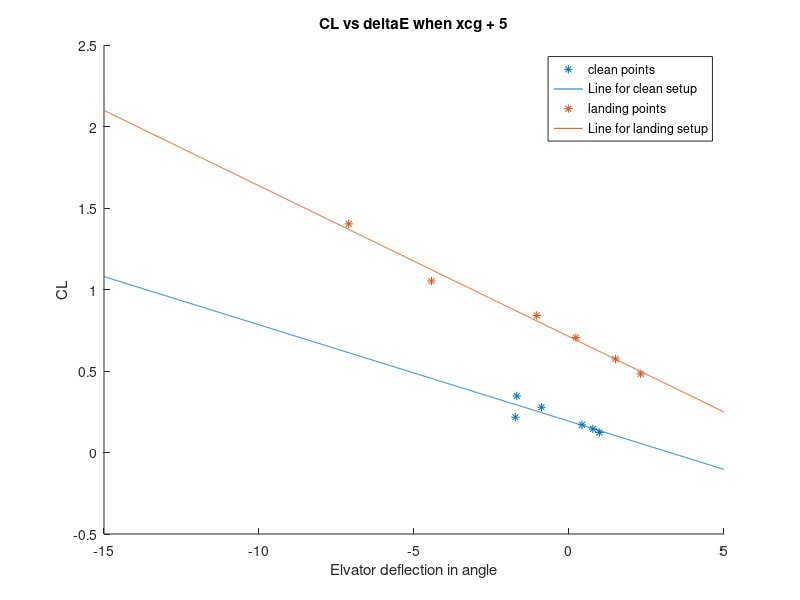

This figure's MATLAB source:
clear
clc

%%xcg+5 AOA vs CL
%%clean

rho=1.225;
IAS = [240,221.25,203.8,180,158.9,142]*0.5144;
MassOfFuel=(3100+503+[910.75,897,884.1,869.6,861.6,854]).*0.453592;
WeightOfFuel = MassOfFuel.*9.81;
CL = WeightOfFuel./(0.5.*rho.*IAS.^2.*17.48);
AoA=[-0.8,-0.5,-0.197,0.4365,1.214,2.026];

p1=polyfit(AoA,CL,1);
scatter(AoA,CL);
range = [-10:0.1:10];
hold on
plot(range,p1(1).*range + p1(2));
%%
%landing
IAS_landing = ([119.4,109.7,99.13,90.9,80.6,69.72])*0.5144;
MassOfFuel_landing = ([776.5,795.1,807,818.8,748.9,738.5]+3100+503).*0.453592;

WeightofFuel_landing = MassOfFuel_landing.*9.81;
CL_landing = WeightofFuel_landing./(0.5.*rho.*IAS_landing.^2.*17.48);
AoA_landing = [-5.547,-4.593,-3.096,-1.731,1.525,4.986];

hold on
scatter(AoA_landing,CL_landing,'*');
p2 = polyfit(AoA_landing,CL_landing,1);
hold on
plot(range,p2(1).*range+p2(2));
legend('points for clean setup','line for clean setup','points for landing setup','line for landing setup');
xlabel('Angel of attack in degree');
ylabel('CL(Coefficient of life)');
title('CL vs AoA for Xcg + 5');
hold off



%%
%clean 
%delta e and Cl
%xcg + 5

rangeE=[-15:0.01:5];
deltaE=[0.07*14,0.055*14,0.03*14,-0.05767*30,-0.02962*30,-0.05614*30];
scatter(deltaE,CL,'*');
pdeltaE = polyfit(deltaE,CL,1);
hold on
plot(rangeE,pdeltaE(1).*rangeE+pdeltaE(2));
hold on
%%
%landing
%delta e and CL
deltaE_landing=[0.1652*14,0.1071*14,0.01603*14,-0.03469*30,-0.1479*30,-0.2368*30];
scatter(deltaE_landing,CL_landing,'*');
pdeltaE_landing = polyfit(deltaE_landing,CL_landing,1);
hold on
plot(rangeE,pdeltaE_landing(1).*rangeE+pdeltaE_landing(2));
title('CL vs deltaE when xcg + 5')
ylabel('CL')
xlabel('Elvator deflection in angle');
legend('clean points','Line for clean setup','landing points','Line for landing setup');

%clean dDeltaE/dCl = -12.1741
%landing = -10.6681